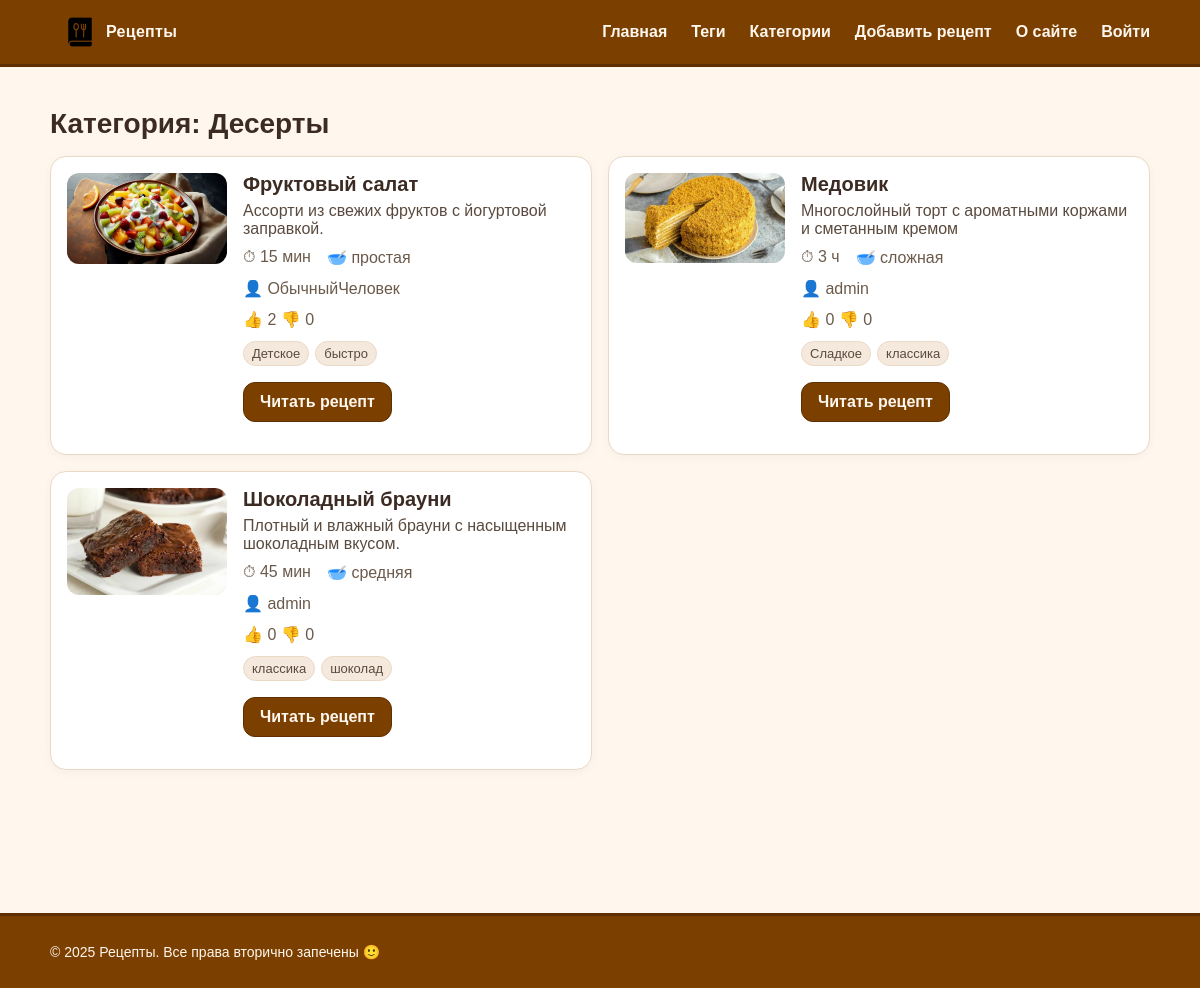
Page /category/desserts/ on the committed database.
### recipes/models.py (models this page shows, shortened)
class Recipe(models.Model):
    class Difficulty(models.TextChoices):
        EASY = "easy", "простая"
        MEDIUM = "medium", "средняя"
        HARD = "hard", "сложная"
    author = models.ForeignKey(
        settings.AUTH_USER_MODEL,
        on_delete=models.CASCADE,
        related_name='recipes',
        null=True, blank=True,
        verbose_name='Автор'
    )
    title = models.CharField("Название", max_length=255, db_index=True)
    slug = models.SlugField("Слаг", max_length=255, unique=True, db_index=True)
    desc = models.TextField("Описание", blank=True)
    image = models.CharField("Путь к изображению", max_length=255, blank=True)
    cook_time = models.CharField("Время (текст)", max_length=50, blank=True)
    cook_time_min = models.PositiveIntegerField("Время (мин)", default=0)
    difficulty = models.CharField(
        "Сложность",
        max_length=10,
        choices=Difficulty.choices,
        default=Difficulty.EASY,
    )
    is_published = models.BooleanField("Опубликован", default=True)
    photo = models.ImageField("Фото", upload_to=recipe_photo_upload_to, blank=True, null=True)
    category = models.ForeignKey(
        "Category",
        verbose_name="Категория",
        on_delete=models.SET_NULL,
        null=True,
        blank=True,
        related_name="recipes",
    )
    tags = models.ManyToManyField(
        "Tag",
        verbose_name="Теги",
        blank=True,
        related_name="recipes",
    )
    created_at = models.DateTimeField("Создано", auto_now_add=True)
    updated_at = models.DateTimeField("Обновлено", auto_now=True)
    objects = models.Manager()
    published = PublishedManager()
    class Meta:
        verbose_name = "Рецепт"
        verbose_name_plural = "Рецепты"
        ordering = ["-created_at"]
        indexes = [models.Index(fields=["-created_at"])]
        permissions = [
            ('can_publish', 'Может публиковать рецепты'),
        ]
    def get_absolute_url(self):
        return reverse("recipe_detail_slug", kwargs={"slug": self.slug})

class Tag(models.Model):
    name = models.CharField("Название", max_length=120, unique=True, db_index=True)
    slug = models.SlugField("Слаг", max_length=120, unique=True, db_index=True)
    class Meta:
        verbose_name = "Тег"
        verbose_name_plural = "Теги"
        ordering = ["name"]
    def get_absolute_url(self):
        return reverse("recipes_by_tag", kwargs={"slug": self.slug})

### recipes/views.py (the view)
# urls.py: path('category/<slug:slug>/', RecipesByCategoryView.as_view(), name='recipes_by_category'),
class RecipesByCategoryView(DataMixin, ListView):
    model = Recipe
    template_name = 'recipes/by_category.html'
    context_object_name = 'recipes'
    allow_empty = True
    title_page = 'Рецепты по категории'
    def get_queryset(self):
        return (Recipe.published
                .filter(category__slug=self.kwargs['slug'])
                .annotate(
                    likes=Count('reactions', filter=Q(reactions__kind='like')),
                    dislikes=Count('reactions', filter=Q(reactions__kind='dislike')),
                )
                .order_by('-created_at')
                .select_related('category')
                .prefetch_related('tags')
                )
    def get_context_data(self, **kwargs):
        ctx = super().get_context_data(**kwargs)
        cat = Category.objects.filter(slug=self.kwargs['slug']).first()
        ctx['query_tail'] = ''
        return self.get_mixin_context(ctx, cat_selected=cat, current_category=cat, title=f'Категория: {cat.name if cat else ""}')

### recipes/models.py (called while the page is built)
    def get_queryset(self):
        return super().get_queryset().filter(is_published=True)

### recipes/utils.py (called while the page is built)
    def get_mixin_context(self, context: Dict[str, Any], **kwargs):
        if self.title_page:
            context["title"] = self.title_page
        context.setdefault("menu", MENU)
        context.setdefault("cat_selected", None)
        context.update(kwargs)
        return context

### recipes/templates/recipes/by_category.html (shortened to what this page needs)
{% extends 'base.html' %}
{% load static %}
{% block content %}
  <h1 class="page-title">{{ title }}</h1>
  <ul class="card-list">
    {% for r in recipes %}
      <li class="card">
        <div class="card-media">
  {% if r.photo %}
    <img src="{{ r.photo.url }}" alt="{{ r.title }}">
  {% elif r.image %}
    <img src="{% static r.image %}" alt="{{ r.title }}">
  {% else %}
    <div class="noimg">Нет изображения</div>
  {% endif %}
</div>
        <div class="card-body">
          <h2 class="card-title">{{ r.title }}</h2>
          <p class="card-desc">{{ r.desc }}</p>
          <ul class="meta">
            <li>⏱ {{ r.cook_time }}</li>
            <li>🥣 {{ r.get_difficulty_display }}</li>
          </ul>
                    <ul class = "meta">👤 {{ r.author.get_full_name|default:r.author.username }} </ul>
                    <ul class = "meta">👍 {{ r.likes|default:0 }}  👎 {{ r.dislikes|default:0 }} </ul>
          <ul class="tags">
            {% for t in r.tags.all %}
              <li><a class="tag" href="{{ t.get_absolute_url }}">{{ t.name }}</a></li>
            {% endfor %}
          </ul>
          <p><a class="btn" href="{{ r.get_absolute_url }}">Читать рецепт</a></p>
        </div>
      </li>
    {% empty %}
      <p>В этой категории пока нет рецептов.</p>
    {% endfor %}
  </ul>
{% endblock %}

### recipes/static/recipes/css/styles.css (style rules this page uses)
:root { --choco:#7B3F00; --choco-dark:#5e2f00; --cream:#FFF7ED; --ink:#3b2b22; --paper:#ffffff; --border:#ead9c6; --header-h:64px; --footer-h:72px; --header-extra-gap:20px; --footer-extra-gap:32px; }
html, body { min-height:100%; margin:0; color:var(--ink); background:var(--cream); font-family:Arial, system-ui, -apple-system, "Segoe UI", Roboto, "Helvetica Neue", sans-serif; }
body { padding-top:calc(var(--header-h) + var(--header-extra-gap)); padding-bottom:calc(var(--footer-h) + var(--footer-extra-gap)); }
.page-title { margin:8px 0 16px; font-size:28px; }
.card-list { list-style:none; margin:0; padding:0; display:grid; gap:16px; grid-template-columns:1fr; }
@media (min-width:720px) { .card-list { grid-template-columns:1fr 1fr; } }
.card { display:grid; grid-template-columns:160px 1fr; gap:16px; background:var(--paper); border:1px solid var(--border); border-radius:16px; padding:16px; box-shadow:0 2px 10px rgba(0,0,0,.04); }
.card-media img { width:100%; height:auto; display:block; border-radius:12px; }
.card-title { margin:0 0 6px; font-size:20px; }
.card-desc { margin:0 0 10px; color:#5a4a3e; }
.meta { margin:0 0 12px; padding:0; display:flex; gap:16px; list-style:none; color:#6b5a4b; }
.btn { display:inline-block; padding:10px 14px; border-radius:12px; background:var(--choco); color:var(--cream); text-decoration:none; font-weight:600; border:1px solid var(--choco-dark); }
.tags { list-style:none; padding:0; margin:8px 0 0; display:flex; flex-wrap:wrap; gap:6px; }
.tag { display:inline-block; padding:4px 8px; border-radius:999px; background:#f5e9dd; border:1px solid var(--border); text-decoration:none; color:#5a4a3e; font-size:13px; }
.btn { font-weight:700; border-radius:12px; padding:10px 16px; }

### rows in the picture
Recipe: photo (picture), title "Фруктовый салат", desc "Ассорти из свежих фруктов с йогуртовой заправкой.", cook_time "15 мин", difficulty "простая", author.get_full_name "ОбычныйЧеловек", likes "2", dislikes "0"
Tag: name "Детское"
Tag: name "быстро"
Recipe: photo (picture), title "Медовик", desc "Многослойный торт с ароматными коржами и сметанным кремом", cook_time "3 ч", difficulty "сложная", author.get_full_name "admin", likes "0", dislikes "0"
Tag: name "Сладкое"
Tag: name "классика"
Recipe: image (picture), title "Шоколадный брауни", desc "Плотный и влажный брауни с насыщенным шоколадным вкусом.", cook_time "45 мин", difficulty "средняя", author.get_full_name "admin", likes "0", dislikes "0"
Tag: name "шоколад"

### other values in the picture
{{ title }} "Категория: Десерты"
{{ year|default:2025 }} "2025"
